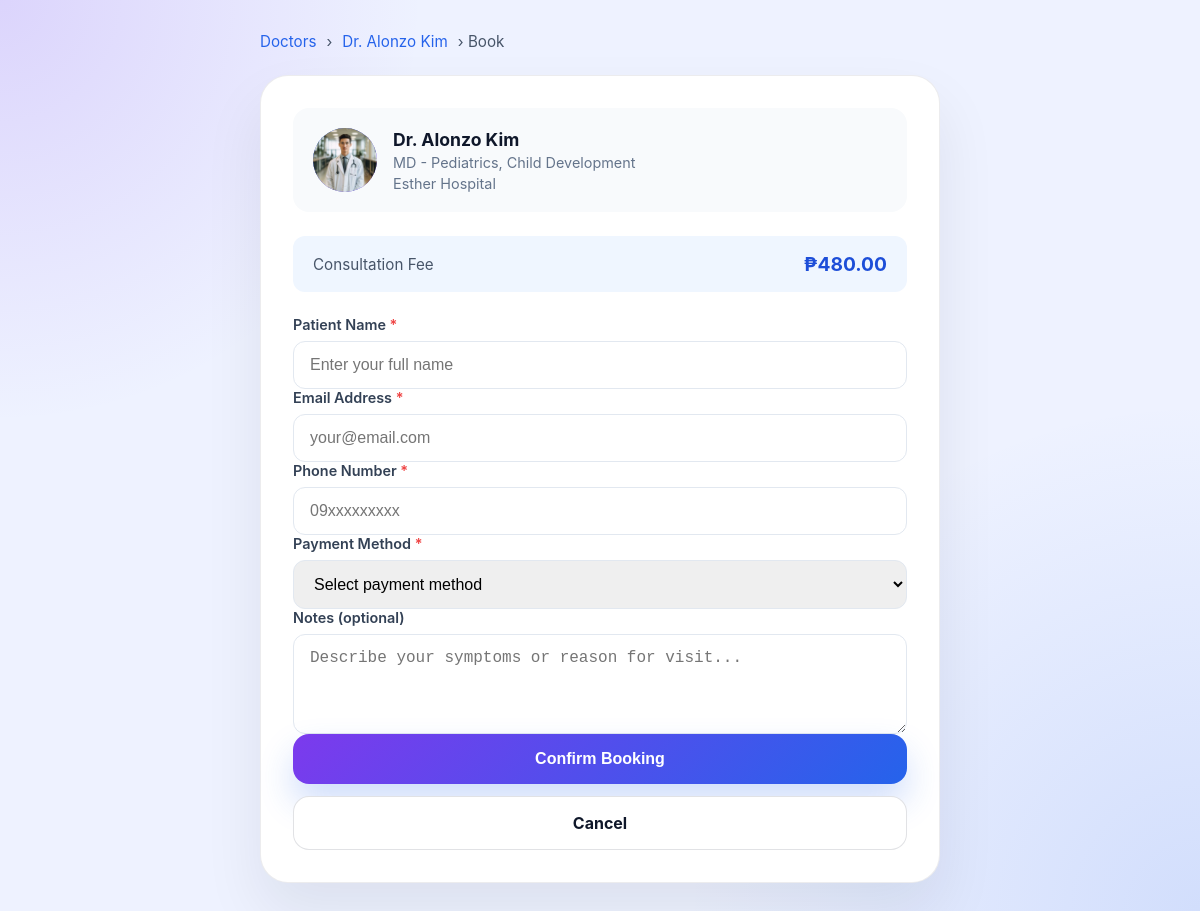
The app's page /book.php?doctor=alonzo-kim with its own data.
### tables this page shows
CREATE TABLE `doctors` (
  `id` int(11) NOT NULL,
  `slug` varchar(100) NOT NULL,
  `name` varchar(255) NOT NULL,
  `title` varchar(255) NOT NULL,
  `location` varchar(255) NOT NULL,
  `availability` varchar(255) NOT NULL,
  `fee` varchar(50) NOT NULL,
  `description` text NOT NULL,
  `consultation` varchar(255) NOT NULL,
  `avatar` varchar(10) NOT NULL,
  `online_available` tinyint(1) NOT NULL DEFAULT 1,
  `inperson_available` tinyint(1) NOT NULL DEFAULT 0,
  `experience` varchar(100) DEFAULT NULL,
  `photo` varchar(255) DEFAULT NULL
);

### db_helpers.php (called while the page is built, shortened)
<?php
function initializeDoctors($link)
{
    $createTableSql = "CREATE TABLE IF NOT EXISTS doctors (
        id INT AUTO_INCREMENT PRIMARY KEY,
        slug VARCHAR(100) NOT NULL UNIQUE,
        name VARCHAR(255) NOT NULL,
        title VARCHAR(255) NOT NULL,
        location VARCHAR(255) NOT NULL,
        availability VARCHAR(255) NOT NULL,
        fee VARCHAR(50) NOT NULL,
        description TEXT NOT NULL,
        consultation VARCHAR(255) NOT NULL,
        avatar VARCHAR(10) NOT NULL,
        photo VARCHAR(255) DEFAULT NULL,
        online_available TINYINT(1) NOT NULL DEFAULT 1,
        inperson_available TINYINT(1) NOT NULL DEFAULT 0,
        experience VARCHAR(100) DEFAULT NULL
    ) ENGINE=InnoDB DEFAULT CHARSET=utf8mb4";
    $result = mysqli_query($link, "SELECT COUNT(*) AS count FROM doctors");
    $row = mysqli_fetch_assoc($result);
}
function fetchDoctorBySlug($link, $slug)
{
    initializeDoctors($link);
    $slug = mysqli_real_escape_string($link, $slug);
    $sql = "SELECT * FROM doctors WHERE slug = '$slug' LIMIT 1";
    $result = mysqli_query($link, $sql);
    return mysqli_fetch_assoc($result);
}

### book.php (the view, shortened to what this page needs)
<?php
require_once 'config.php';
require_once 'db_helpers.php';
$slug = $_GET['doctor'] ?? '';
$doctor = fetchDoctorBySlug($link, $slug);
$message = '';
?>
<!DOCTYPE html>
<html lang="en">
<head>
</head>
<body>
    <div class="page-shell">
        <div class="breadcrumb">
            <a href="doctors.php">Doctors</a> › <a href="profile.php?doctor=<?php echo urlencode($slug); ?>"><?php echo htmlspecialchars($doctor['name']); ?></a> › Book
        </div>
        <div class="booking-card">
            <div class="doctor-summary">
                <?php if (!empty($doctor['photo'])): ?>
                    <img src="uploads/<?php echo htmlspecialchars($doctor['photo']); ?>" alt="Photo" class="doctor-avatar" style="object-fit:cover;">
                <?php else: ?>
                    <div class="doctor-avatar"><?php echo htmlspecialchars($doctor['avatar']); ?></div>
                <?php endif; ?>
                <div class="doctor-info">
                    <h2><?php echo htmlspecialchars($doctor['name']); ?></h2>
                    <p><?php echo htmlspecialchars($doctor['title']); ?></p>
                    <p><?php echo htmlspecialchars($doctor['location']); ?></p>
                </div>
            </div>
            <?php if ($message): ?>
                <div class="alert alert-success"><?php echo htmlspecialchars($message); ?></div>
                <a href="doctors.php" class="btn btn-secondary" style="text-align:center;">Back to Doctors</a>
            <?php else: ?>
                <div class="fee-display">
                    <span>Consultation Fee</span>
                    <strong><?php echo htmlspecialchars($doctor['fee']); ?></strong>
                </div>
                <form method="POST" onsubmit="return validatePhone(this);">
                    <div class="form-group">
                        <label for="patient_name">Patient Name <span>*</span></label>
                        <input type="text" id="patient_name" name="patient_name" required placeholder="Enter your full name">
                    </div>
                    <div class="form-group">
                        <label for="patient_email">Email Address <span>*</span></label>
                        <input type="email" id="patient_email" name="patient_email" required placeholder="your@email.com">
                    </div>
                    <div class="form-group">
                        <label for="patient_phone">Phone Number <span>*</span></label>
                        <input type="tel" id="patient_phone" name="patient_phone" required placeholder="09xxxxxxxxx" maxlength="11" pattern="[0-9]{11}" title="Please enter exactly 11 digits">
                    </div>
                    <div class="form-group">
                        <label for="payment_method">Payment Method <span>*</span></label>
                        <select id="payment_method" name="payment_method" required>
                            <option value="">Select payment method</option>
                        </select>
                    </div>
                    <div class="form-group">
                        <label for="notes">Notes (optional)</label>
                        <textarea id="notes" name="notes" placeholder="Describe your symptoms or reason for visit..."></textarea>
                    </div>
                    <div class="actions">
                        <button type="submit" class="btn btn-primary">Confirm Booking</button>
                        <a href="profile.php?doctor=<?php echo urlencode($slug); ?>" class="btn btn-secondary" style="text-align:center;">Cancel</a>
                    </div>
                </form>
            <?php endif; ?>
        </div>
    </div>
</body>
</html>

### book.php (style rules this page uses)
:root { color-scheme: light; font-family: Inter, system-ui, -apple-system, BlinkMacSystemFont, "Segoe UI", sans-serif; }
* { box-sizing: border-box; }
body { margin: 0; min-height: 100vh; background: radial-gradient(circle at top left, rgba(124, 58, 237, 0.16), transparent 28%), radial-gradient(circle at bottom right, rgba(37, 99, 235, 0.14), transparent 34%), #eef2ff; color: #0f172a; display: flex; align-items: center; justify-content: center; padding: 32px; }
.page-shell { width: min(100%, 680px); display: grid; gap: 24px; }
.booking-card { border-radius: 28px; background: #ffffff; padding: 32px; border: 1px solid rgba(15, 23, 42, 0.08); box-shadow: 0 30px 60px rgba(15, 23, 42, 0.08); display: grid; gap: 24px; }
.breadcrumb { display: inline-flex; align-items: center; gap: 10px; color: #475569; font-size: 0.95rem; }
.breadcrumb a { color: #2563eb; text-decoration: none; }
.doctor-summary { display: flex; align-items: center; gap: 16px; padding: 20px; border-radius: 16px; background: #f8fafc; }
.doctor-avatar { width: 64px; height: 64px; border-radius: 50%; background: linear-gradient(135deg, #2563eb 0%, #7c3aed 100%); color: #ffffff; display: flex; align-items: center; justify-content: center; font-weight: 700; font-size: 1.2rem; }
.doctor-info h2 { margin: 0; font-size: 1.1rem; }
.doctor-info p { margin: 4px 0 0; color: #64748b; font-size: 0.9rem; }
.form-group { display: grid; gap: 8px; }
.form-group label { font-weight: 600; font-size: 0.9rem; color: #334155; }
.form-group label span { color: #ef4444; }
.form-group input, .form-group select, .form-group textarea { width: 100%; padding: 14px 16px; border: 1px solid #e2e8f0; border-radius: 12px; font-size: 1rem; outline: none; transition: border-color 0.2s; }
.form-group textarea { min-height: 100px; resize: vertical; }
.fee-display { padding: 16px 20px; border-radius: 12px; background: #eff6ff; display: flex; justify-content: space-between; align-items: center; }
.fee-display span { color: #475569; font-size: 0.95rem; }
.fee-display strong { font-size: 1.2rem; color: #1d4ed8; }
.btn { display: inline-flex; align-items: center; justify-content: center; padding: 16px 28px; border: none; border-radius: 16px; font-size: 1rem; font-weight: 700; cursor: pointer; transition: transform 0.2s ease, box-shadow 0.2s ease; text-decoration: none; }
.btn-primary { background: linear-gradient(135deg, #7c3aed 0%, #2563eb 100%); color: #ffffff; box-shadow: 0 18px 34px rgba(37, 99, 235, 0.22); }
.btn-secondary { background: #ffffff; color: #0f172a; border: 1px solid rgba(15, 23, 42, 0.12); }
.actions { display: grid; gap: 12px; }

### records on screen
doctors: name "Dr. Alonzo Kim", photo (picture), title "MD - Pediatrics, Child Development", location "Esther Hospital", fee "₱480.00"
